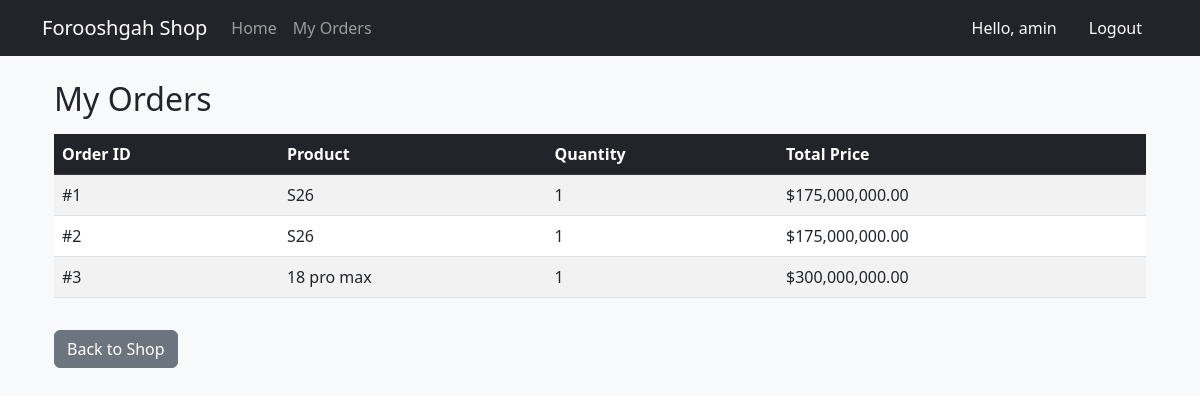
Screenshot of /orders (signed in) with the database file from the repository.
### models.py (models this page shows)
class BaseModel(Model):
    class Meta:
        database = db

class Order(BaseModel):
    user = ForeignKeyField(User, backref='orders')
    product = ForeignKeyField(Product, backref='orders')
    quantity = IntegerField(default=1)
    total_price = FloatField()
    status = CharField(default='Pending')

class Product(BaseModel):
    name = CharField()
    price = FloatField()
    stock = IntegerField()
    category = CharField(null=True)
    brand = CharField(null=True)
    is_active = BooleanField(default=True)

### app.py (the view)
@app.route('/orders')
def orders():
    if not session.get('user_id'):
        flash('Please login first to view your orders.', 'warning')
        return redirect(url_for('login'))
    user_orders = Order.select().where(Order.user == session['user_id'])
    return render_template('orders.html', orders=user_orders)

### app.py (called while the page is built)
@app.before_request
def before_request():
    db.connect()

@app.teardown_request
def teardown_request(exc):
    if not db.is_closed():
        db.close()

### templates/orders.html
{% extends "base.html" %}
{% block content %}
<div class="container mt-4">
    <h2>My Orders</h2>
    {% if orders %}
        <table class="table table-striped mt-3">
            <thead class="table-dark">
                <tr>
                    <th>Order ID</th>
                    <th>Product</th>
                    <th>Quantity</th>
                    <th>Total Price</th>
                </tr>
            </thead>
            <tbody>
                {% for order in orders %}
                <tr>
                    <td>#{{ order.id }}</td>
                    <td>{{ order.product.name }}</td>
                    <td>{{ order.quantity }}</td>
                    <td>${{ "{:,.2f}".format(order.total_price) }}</td>
                </tr>
                {% endfor %}
            </tbody>
        </table>
    {% else %}
        <div class="alert alert-info mt-3">You haven't placed any orders yet.</div>
    {% endif %}
    <a href="{{ url_for('index') }}" class="btn btn-secondary mt-3">Back to Shop</a>
</div>
{% endblock %}

### templates/base.html (shortened to what this page needs)
<!DOCTYPE html>
<html lang="en">
<head>
    <link href="https://cdn.jsdelivr.net/npm/bootstrap@5.3.0/dist/css/bootstrap.min.css" rel="stylesheet">
</head>
<body class="bg-light">
    {% include 'navbar.html' %}
    <div class="container mt-4">
        {% block content %}
        {% endblock %}
    </div>
</body>
</html>

### templates/navbar.html (shortened to what this page needs)
<nav class="navbar navbar-expand-lg navbar-dark bg-dark mb-4">
    <div class="container">
        <a class="navbar-brand" href="{{ url_for('index') }}">Forooshgah Shop</a>
        <div class="collapse navbar-collapse" id="navbarNav">
            <ul class="navbar-nav me-auto">
                <li class="nav-item">
                    <a class="nav-link" href="{{ url_for('index') }}">Home</a>
                </li>
                {% if session.get('user_id') %}
                    <li class="nav-item">
                        <a class="nav-link" href="{{ url_for('orders') }}">My Orders</a>
                    </li>
                {% endif %}
            </ul>
            <ul class="navbar-nav">
                {% if session.get('user_id') %}
                    <li class="nav-item">
                        <span class="nav-link text-light">Hello, {{ session.get('username') }}</span>
                    </li>
                    <li class="nav-item">
                        <a class="nav-link btn btn-outline-danger btn-sm text-white ms-2 px-3" href="{{ url_for('logout') }}">Logout</a>
                    </li>
                {% endif %}
            </ul>
        </div>
    </div>
</nav>

### rows the page displays
Order: id "1", product.name "S26", quantity "1", total_price "175,000,000.00"
Order: id "2", product.name "S26", quantity "1", total_price "175,000,000.00"
Order: id "3", product.name "18 pro max", quantity "1", total_price "300,000,000.00"

### other values shown
{{ session.get('username') }} "amin"
